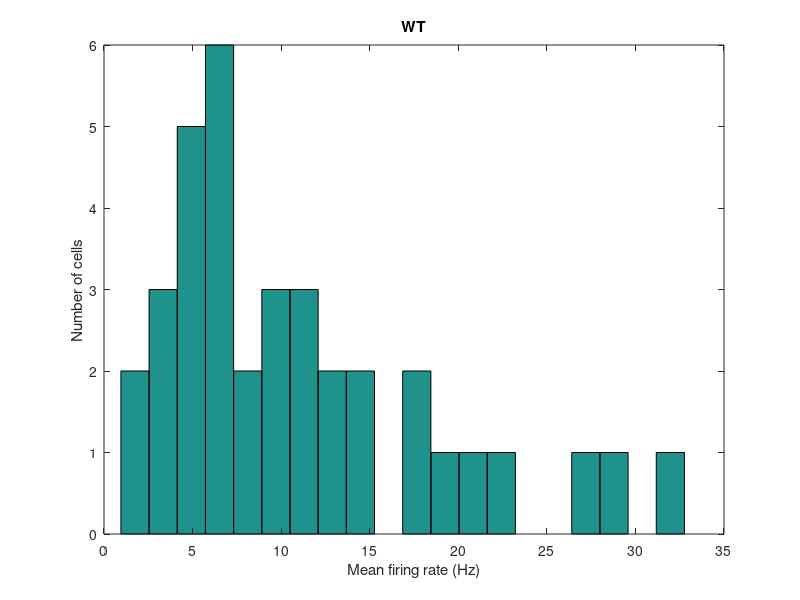
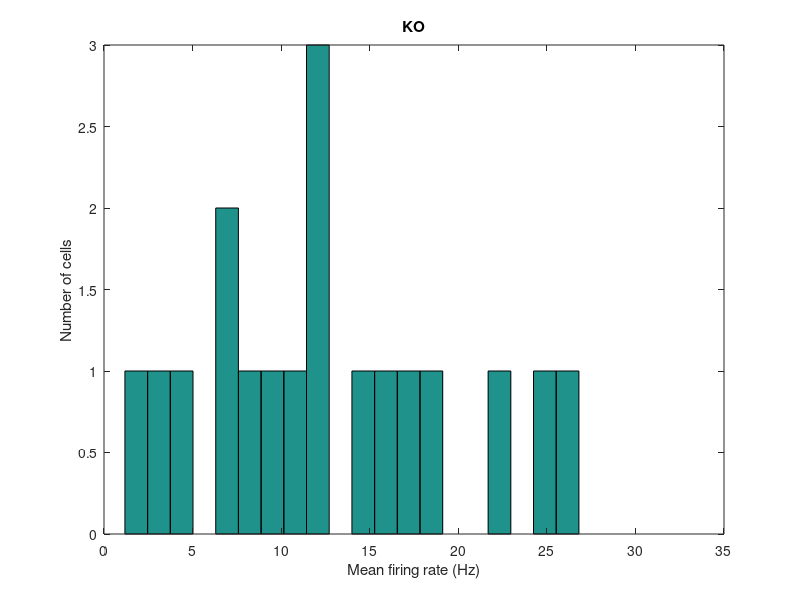
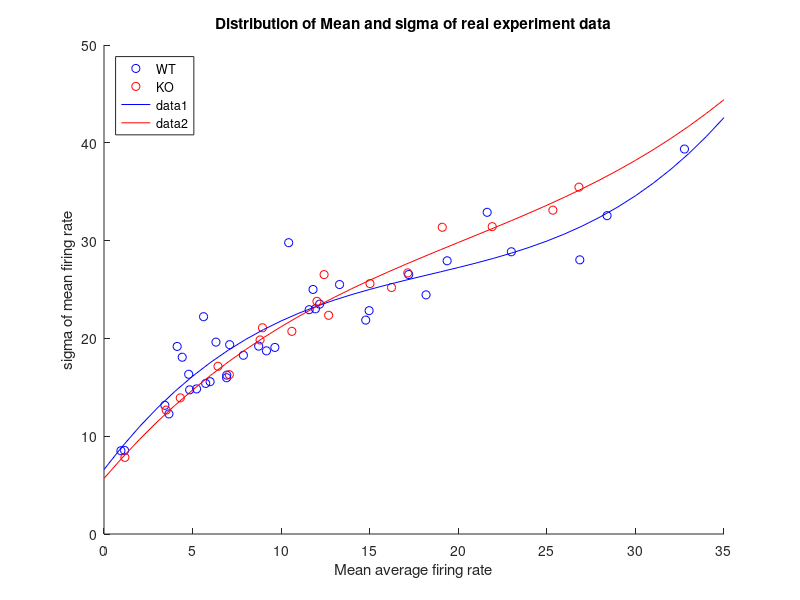
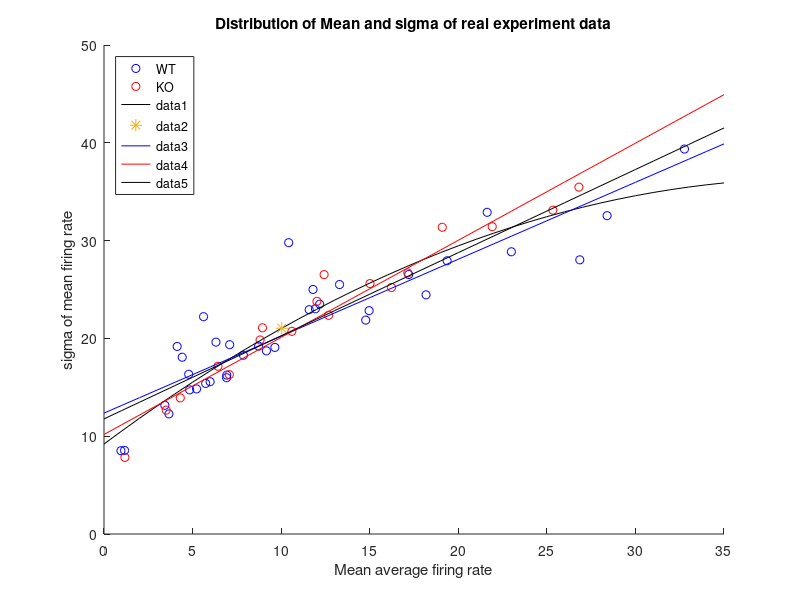

Source code (MATLAB) for these figures, in order: (Note: this script raises an error after producing the figures.)
%%%%%%%% Experimental Data Analysis
%%% Experiment data of base line activity (200 ms during light off)
%%
WTWT_MS = [26.86	28.03281345
17.2	26.53013345
3.665	12.27952048
5.99	15.57402385
5.62	22.21885032
1.16	8.547720921
19.37	27.93744195
11.8	25.00476264
28.4	32.55107443
5.225	14.83667385
22.995	28.85713199
14.775	21.87142359
4.78	16.33355283
12.175	23.5040088
6.32	19.61901407
14.965	22.83668024
18.18	24.4532686
21.63	32.89191899
7.87	18.27853558
6.92	15.97953435
4.13	19.17782766
9.17	18.7284528
4.415	18.07618927
5.74	15.39746847
7.095	19.35737104
10.425	29.78641098
3.435	13.16139916
9.645	19.07929447
8.73	19.21023761
6.93	16.2483261
13.2962963	25.50678635
11.58201058	22.93539692
32.76719577	39.36207525
11.93650794	23.02569219
4.835	14.73940064
0.955	8.514519195
];

KOKO_MS = [7.075	16.29041274
10.605	20.72167099
3.51	12.66885798
1.18	7.836789962
8.945	21.08654916
12.425	26.52371229
12.68	22.36247102
12.02	23.79055167
16.23	25.20846154
25.34	33.11225532
17.15	26.69768896
6.435	17.14723093
19.095	31.36405487
4.305	13.9172981
21.915	31.42699846
26.81	35.46521003
15.015	25.60530666
8.81	19.84018912
];
 
WTWT = [26.8600   17.2000    3.6650    5.9900    5.6200    1.1600   19.3700   11.8000   28.4000    5.2250  22.9950   14.7750    4.7800   12.1750    6.3200   14.9650   18.1800   21.6300    7.8700    6.9200   4.1300    9.1700    4.4150    5.7400    7.0950   10.4250    3.4350    9.6450    8.7300    6.9300   13.2963   11.5820   32.7672   11.9365    4.8350    0.9550];
KOKO = [ 7.0750   10.6050    3.5100    1.1800    8.9450   12.4250   12.6800   12.0200   16.2300   25.3400   17.1500    6.4350   19.0950    4.3050   21.9150   26.8100   15.0150    8.8100];
%% Distribution of mean firing rate
fWT = figure; 
hist(WTWT, 20);
ylabel('Number of cells'); xlabel('Mean firing rate (Hz)'); title('WT');
xlim([0 35]);
fKO = figure; 
hist(KOKO,20); 
ylabel('Number of cells'); xlabel('Mean firing rate (Hz)'); title('KO');
xlim([0 35]);

%% 

sct_fg = figure; scatter(WTWT_MS(:,1),WTWT_MS(:,2),'b');
hold on; scatter(KOKO_MS(:,1),KOKO_MS(:,2),'r');
legend('WT','KO','Location','NorthWest');
title('Distribution of Mean and sigma of real experiment data')
xlabel('Mean average firing rate'); ylabel('sigma of mean firing rate'); 
% figure; hist(WTWT_MS(:,2) ./ WTWT_MS(:,1), 30 ); title('WT sig/mean'); xlabel('Average firing rate (Hz)'); ylabel('Number of cell');
% figure; hist(KOKO_MS(:,2) ./ KOKO_MS(:,1), 30); title('KO sig/mean'); xlabel('Average firing rate (Hz)'); ylabel('Number of cell');
% 

%% fit with polyval 
p = polyfit(WTWT_MS(:,1),WTWT_MS(:,2),3)
xx = 0:1:35;
yy = polyval(p,xx);
figure(sct_fg); hold on;
plot(xx,yy,'b')

p2 = polyfit(KOKO_MS(:,1),KOKO_MS(:,2),3) % 2 for power 2 , 3- for power3

xx = 0:1:35;
yy = polyval(p2,xx);
figure(sct_fg); hold on;
plot(xx,yy,'r')


%all
sct_fg = figure; scatter(WTWT_MS(:,1),WTWT_MS(:,2),'b');
hold on; scatter(KOKO_MS(:,1),KOKO_MS(:,2),'r');
legend('WT','KO','Location','NorthWest');
title('Distribution of Mean and sigma of real experiment data')
xlabel('Mean average firing rate'); ylabel('sigma of mean firing rate'); 
%fit all
all_MU = [KOKO_MS(:,1); WTWT_MS(:,1)];
all_SIG = [KOKO_MS(:,2); WTWT_MS(:,2)];
pp = polyfit(all_MU,all_SIG , 2)
% 0.8500   11.7696 
xx = 0:1:35;
yy = polyval(pp,xx);
figure(sct_fg); hold on;
plot(xx,yy,'k')


%% all data analysis
figure; 
hist(all_MU, 20);
xlabel('Average output firing rate')
ylabel('Number of Cells')
title({'Distribution of average firing rate measured in experiment',['min = ' num2str(min(all_MU)) ', med = ' num2str(median(all_MU)) ', max = ' num2str(max(all_MU))]})
%%%    21.0406
figure(sct_fg); scatter(median(all_MU),polyval(pp,median(all_MU)),80,'*k');

figure; 
hist(all_MU, 20);
xlabel('Average output firing rate')
ylabel('Number of Cells')
title('Distribution of average firing rate measured in experiment')
%%

p = polyfit(WTWT_MS(:,1),WTWT_MS(:,2),1)
% p =
% 0.7866   12.3619 % p(1) is the slope and p(2) is the intercept of the linear predictor.
a = p(1); b = p(2);
xx = 0:1:35;
yy = a.*xx+b;
figure(sct_fg); hold on;
plot(xx,yy,'b')

p2 = polyfit(KOKO_MS(:,1),KOKO_MS(:,2),1)
% p =
% 0.9928   10.1768 % p(1) is the slope and p(2) is the intercept of the linear predictor.
a2 = p2(1); b2 = p2(2);
xx = 0:1:35;
yy = a2.*xx+b2;
figure(sct_fg); hold on;
plot(xx,yy,'r')

%fit all
pp = polyfit([KOKO_MS(:,1); WTWT_MS(:,1)], [KOKO_MS(:,2); WTWT_MS(:,2)], 1)
% 0.8500   11.7696 
a3 = pp(1); b3 = pp(2);
xx = 0:1:35;
yy = a3.*xx+b3;
figure(sct_fg); hold on;
plot(xx,yy,'k')

figure;
scatter(WTWT_MS(:,1),WTWT_MS(:,2),'b');
hold on; scatter(KOKO_MS(:,1),KOKO_MS(:,2),'r');
plot(xx,yy,'c');
xlabel('Mean firing rate'); ylabel('sigma of firing rate)')


%% Expected input for simulation
% f = 11.43*exp(0.06084*x);

WT_Expected_input = 11.43.*exp(0.06084.*WTWT);
KO_Expected_input =11.43.*exp(0.06084.*KOKO);

% distribution of expected input
myl = 85; %myl = max(max(Input_FR_WT(:)), max(Input_FR_KO(:)));
fg_exp_in = figure; set(fg_exp_in, 'position',[ 420         319        1163         420]);
subplot(121); hist(WT_Expected_input,10); xlim([0 myl]);
ylabel('Number of cells'); xlabel('Mean firing rate (Hz)'); title('Distribution of expected input for WT');
subplot(122); hist(KO_Expected_input,10); xlim([0 myl]);
ylabel('Number of cells'); xlabel('Mean firing rate (Hz)'); title('Distribution of expected input for KO');
saveas(33,[Codename '_ExpInDist.fig'],'fig');
saveas(33,[Codename '_ExpInDist.jpg'],'jpg');
%% 
PoisInputFr_list_WT = WT_Expected_input;

PoisInputFr_list_KO = KO_Expected_input;

% y = datasample(data,k) returns k observations sampled uniformly at random, with replacement, from the data in data.
rng(1,'twister');

N_TRIAL = 5;  
N_CELL = 1150; 
Input_FR_WT = zeros(N_CELL, N_TRIAL);
Input_FR_KO = zeros(N_CELL, N_TRIAL);

for nn = 1 : N_TRIAL
    Input_FR_WT(:,nn) = datasample(PoisInputFr_list_WT,N_CELL);
    Input_FR_KO(:,nn) = datasample(PoisInputFr_list_KO,N_CELL);
    

TRIAL = nn;
 Codename = 'PoisInputFr150327';
dlmwrite([Codename '_WT_' num2str(TRIAL) '.txt'],[N_CELL; Input_FR_WT(:,nn)],'delimiter','\n')
dlmwrite([Codename '_KO_' num2str(TRIAL) '.txt'],[N_CELL; Input_FR_KO(:,nn)],'delimiter','\n')

myl = 85;
fg_sample = figure; set(fg_sample, 'position',[ 420         319        1163         420]);
subplot(121); hist(Input_FR_WT(:,TRIAL),15); xlim([0 myl]);
ylabel('Number of cells'); xlabel('Mean firing rate (Hz)'); title('Distribution of sample expected input for WT');
subplot(122); hist(Input_FR_KO(:,TRIAL),15); xlim([0 myl]);
ylabel('Number of cells'); xlabel('Mean firing rate (Hz)'); title('Distribution of sample expected input for KO');
suptitle(['Trial' num2str(TRIAL)])
saveas(fg_sample,[Codename '_' num2str(TRIAL) '.fig'],'fig')
saveas(fg_sample,[Codename '_' num2str(TRIAL) '.jpg'],'jpg')
end


for nn = 1 : N_TRIAL
    Sample_WT(:,nn) = datasample(WTWT,N_CELL);
    Sample_KO(:,nn) = datasample(KOKO,N_CELL);
    disp('-------------------------------------------------------------------')
    disp(['Trial # = ' num2str(nn)])
    disp(['WT: Sample mean = ' num2str(mean(Sample_WT(:,nn))) ', std = ' num2str(std(Sample_WT(:,nn)))]);
    disp(['KO: Sample mean = ' num2str(mean(Sample_KO(:,nn))) ', std = ' num2str(std(Sample_KO(:,nn)))]);
end
    